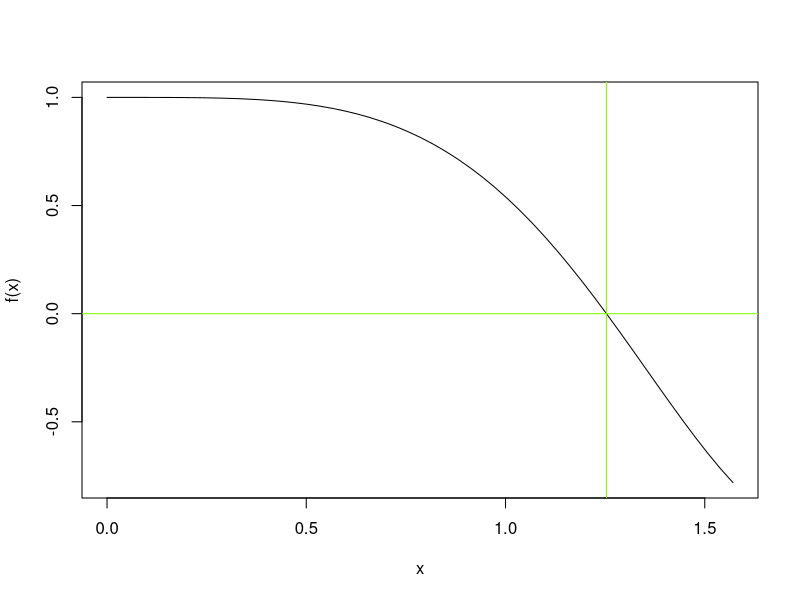

Source code (R):
## ---- chunk 1
set.seed(101)
## ---- chunk 2
polyroot(c(1,-2,3,3,-1)) # find roots of 1 - 2*x + 3*x^2 + 3*x^3 - x^4
# This has two complex roots and two real roots.
## ---- chunk 3
f = function(x) {
  return(cos(x^2))
}
uniroot(f=f,interval=c(0,pi/2))$root # remember: pi is a reserved constant within R
x = seq(0,pi/2,by=pi/100)
plot(x,f(x),typ="l")
abline(h=0,col="chartreuse")
abline(v=uniroot(f=f,interval=c(0,pi))$root,col="chartreuse")
## ---- chunk 4
x = seq(0,pi,by=pi/100)
y = cos(x^2)
# what is the value of this function at x = 2 and x = 3?
approx(x,y,xout=c(2,3))
## ---- chunk 5
x = seq(0,pi,by=pi/100)
y = cos(x^2)
# what is the value of this function at x = 2 and x = 3?
spline(x,y,xout=c(2,3))
## ---- chunk 6
integrand = function(x) {
  return(1+1/cos(x))
}
integrate(integrand,-pi/4,pi/4)
## ---- chunk 7
integrate(integrand,-pi/4,pi/4)$value
## ---- chunk 8
f = expression(exp(x^2)*cos(x))   # put the function into a call to "expression"
(df = D(f,"x"))                   # evaluate the derivative symbolically...and save the output
x = seq(0,1,by=0.1)               # set the values of x over which to evaluate the derivative
eval(df)                          # evaluate the derivative...note, x is not included in call!
